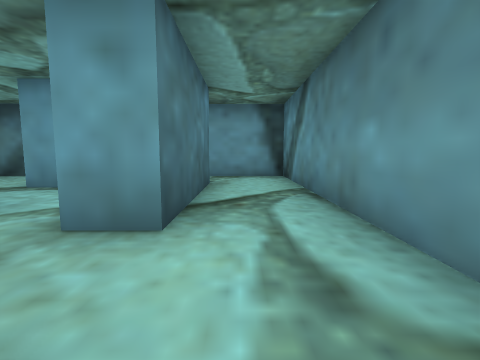
view 1 (above)

16 first-person views from a walk through a 3-D level made in the Unity game engine. The camera is 1.3 m above the floor, tilts 6° down and sees 85° across. The floor is counted in squares, 2 m on a side. Each view is taken from the middle of a square. On the plan, view 1 faces up. The plan holds only what a view shows up to about 9 squares ahead; the rest is blank. The player is left out. Some surface patterns are stand-ins.

view 2
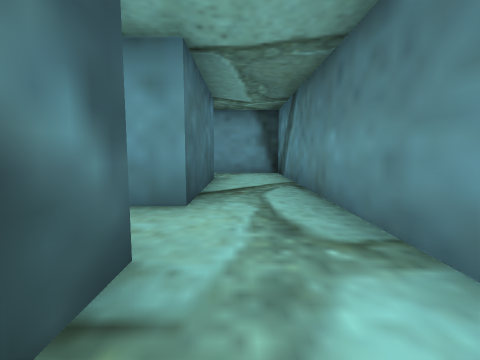

view 3
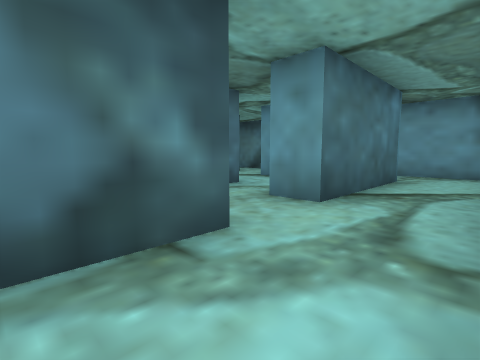

view 4
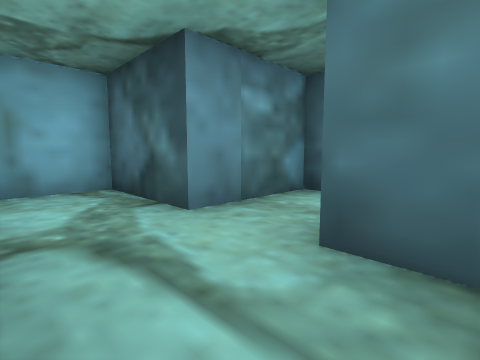

view 5
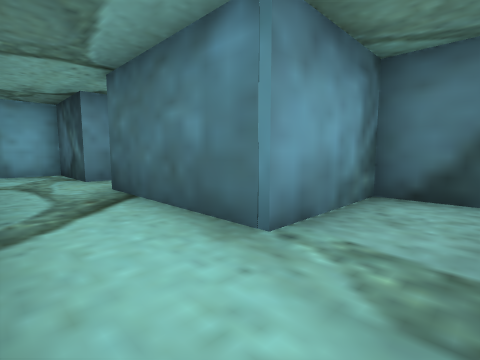

view 6
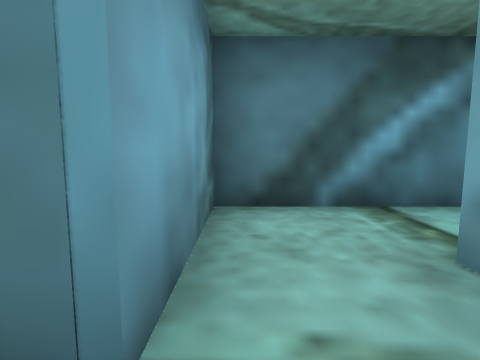

view 7
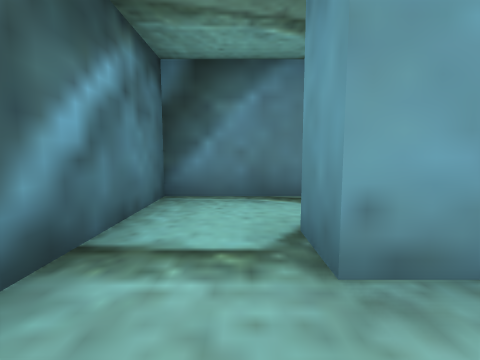

view 8
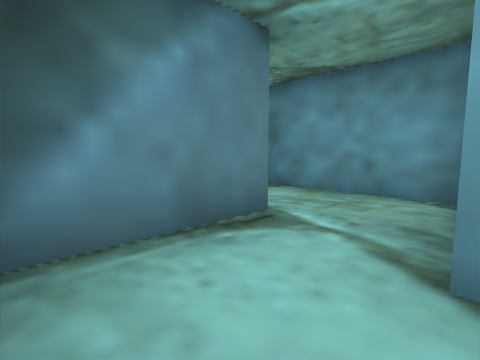

view 9
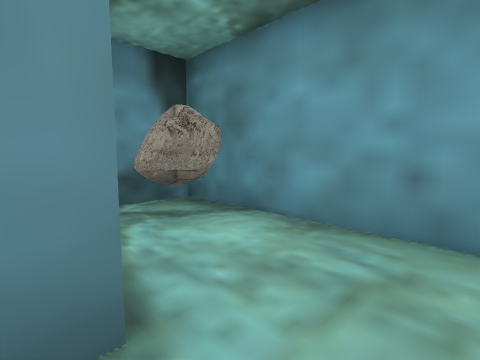

view 10
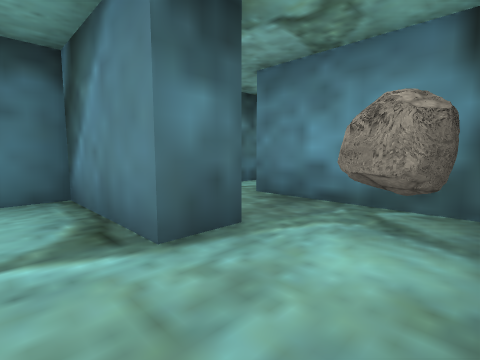

view 11
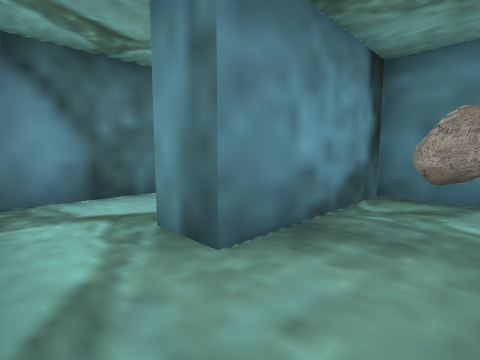

view 12
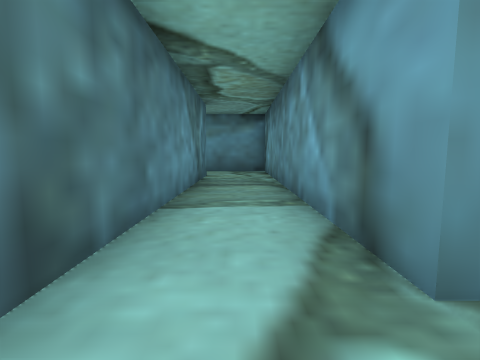

view 13
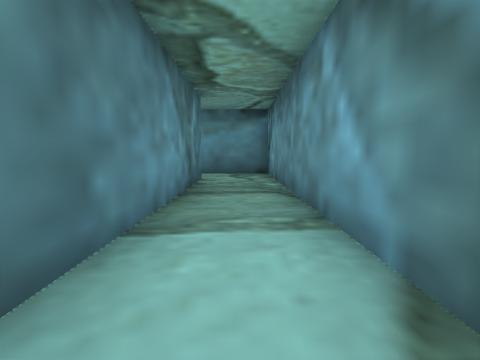

view 14
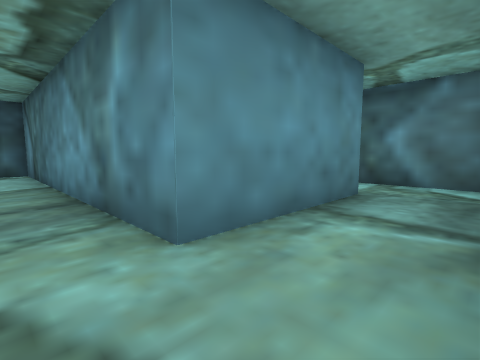

view 15
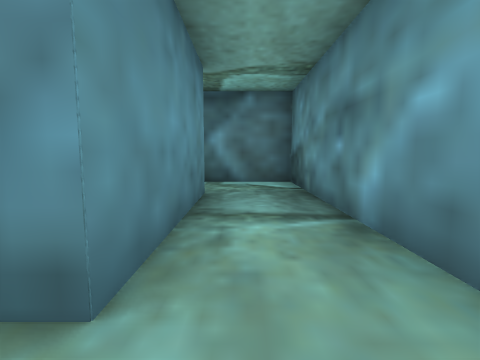

view 16
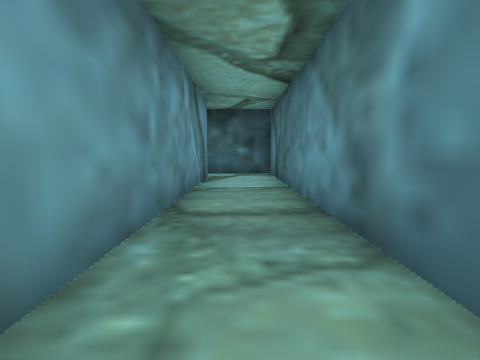

### Floor plan
Points are (right, up) in squares from view 1. A wall is a line through its corners. A room is listed if a view was taken in it or the views show most of it. See-through windows are left out.
Room 1 (views 1, 2, 3)
walls: (-0.7, 0.5) (-0.7, -1.8) (0.9, -1.8)
ways out: opening at (0.5, 0) to room 2
Room 2 (views 4, 5, 6)
walls: (-0.7, 5.7) (-0.7, 2.1); (1.2, 0.2) (1.2, 7.3) (-1.5, 7.3)
ways out: opening at (0.5, 0) to room 1; opening at (-1, 6.5) to room 3; opening at (-1, 1.5) to room 8
Room 3 (views 7, 8)
walls: (-3.1, 8.4) (-3.1, 5.7) (-0.7, 5.7); (-1.5, 7.3) (-1.5, 8.2)
ways out: opening at (-1, 6.5) to room 2; opening at (-2.5, 8) to room 9
Room 4 (views 9, 10)
walls: (1.2, 8.2) (1.2, 10.6); (-0.7, 10.8) (-0.7, 9.9)
ways out: opening at (0.5, 10) to room 7; opening at (-1, 9) to room 9
Room 5 (view 11)
walls: (-1.9, 12.3) (-1.9, 13.1)
ways out: opening at (-2.5, 13) to room 6; opening at (-1, 11.5) to room 7
Room 6 (views 12, 13, 14, 15, 16)
walls: (4.4, 18.2) (4.4, 14.9) (-3.1, 14.9) (-3.1, 13); (-1.9, 13.1) (6.1, 13.1) (6.1, 19.8) (3.8, 19.8)
ways out: opening at (-2.5, 13) to room 5; opening at (4, 19)
Room 7 (no view inside)
walls: (1.2, 10.6) (1.2, 12.3) (-1.9, 12.3)
ways out: opening at (0.5, 10) to room 4; opening at (-1, 11.5) to room 5
objects: other object (0, 11)
Room 8 (no view inside)
walls: (-0.7, 2.1) (-1.5, 2.1); (-3.1, 0.5) (-0.7, 0.5)
ways out: opening at (-1, 1.5) to room 2; opening at (-2, 3)
Room 9 (no view inside)
walls: (-0.7, 9.9) (-3.1, 9.9) (-3.1, 8.4)
ways out: opening at (-2.5, 8) to room 3; opening at (-1, 9) to room 4

Where each view was taken, in squares from view 1:
view 1: 0 up, 0 right, facing up
view 2: 1 down, 0 right, facing up
view 3: 1 down, 1 right, facing up-left
view 4: 3 up, 1 right, facing down-left
view 5: 7 up, 1 right, facing down-left
view 6: 6 up, 0 right, facing left
view 7: 6 up, 2 left, facing up
view 8: 8 up, 3 left, facing up-right
view 9: 9 up, 1 left, facing up-right
view 10: 9 up, 1 right, facing up-left
view 11: 11 up, 3 left, facing up-right
view 12: 14 up, 3 left, facing right
view 13: 14 up, 2 left, facing right
view 14: 14 up, 6 right, facing up-left
view 15: 14 up, 5 right, facing up
view 16: 14 up, 5 right, facing left
